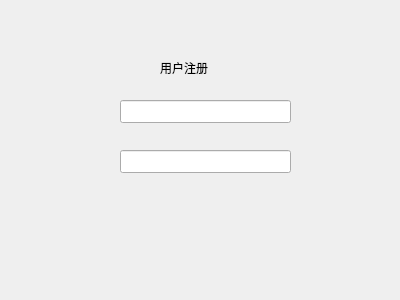
<?xml version="1.0" encoding="UTF-8"?>
<ui version="4.0">
 <class>Form</class>
 <widget class="QWidget" name="Form">
  <property name="geometry">
   <rect>
    <x>0</x>
    <y>0</y>
    <width>400</width>
    <height>300</height>
   </rect>
  </property>
  <property name="windowTitle">
   <string>Form</string>
  </property>
  <widget class="QLabel" name="label">
   <property name="geometry">
    <rect>
     <x>160</x>
     <y>60</y>
     <width>72</width>
     <height>15</height>
    </rect>
   </property>
   <property name="text">
    <string>用户注册</string>
   </property>
  </widget>
  <widget class="QLineEdit" name="lineEdit">
   <property name="geometry">
    <rect>
     <x>120</x>
     <y>100</y>
     <width>171</width>
     <height>23</height>
    </rect>
   </property>
  </widget>
  <widget class="QLineEdit" name="lineEdit_2">
   <property name="geometry">
    <rect>
     <x>120</x>
     <y>150</y>
     <width>171</width>
     <height>23</height>
    </rect>
   </property>
  </widget>
 </widget>
 <resources/>
 <connections/>
</ui>
